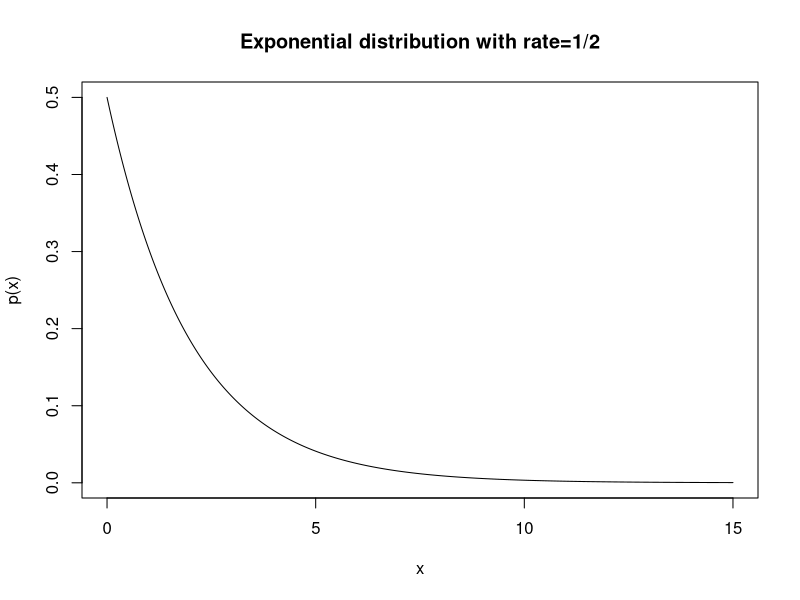
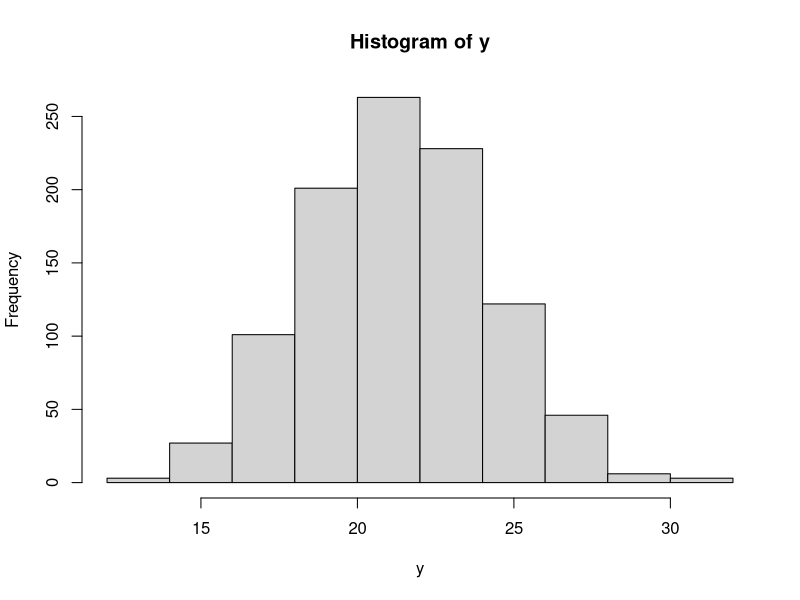
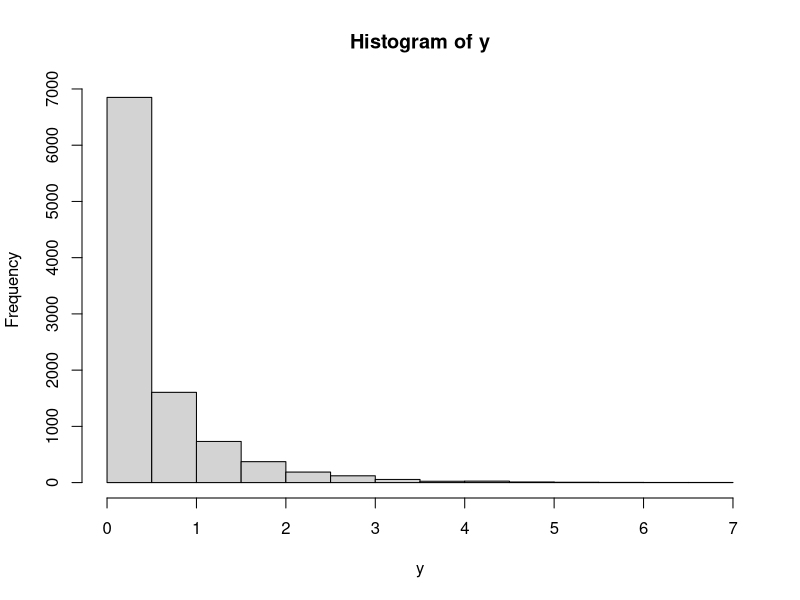
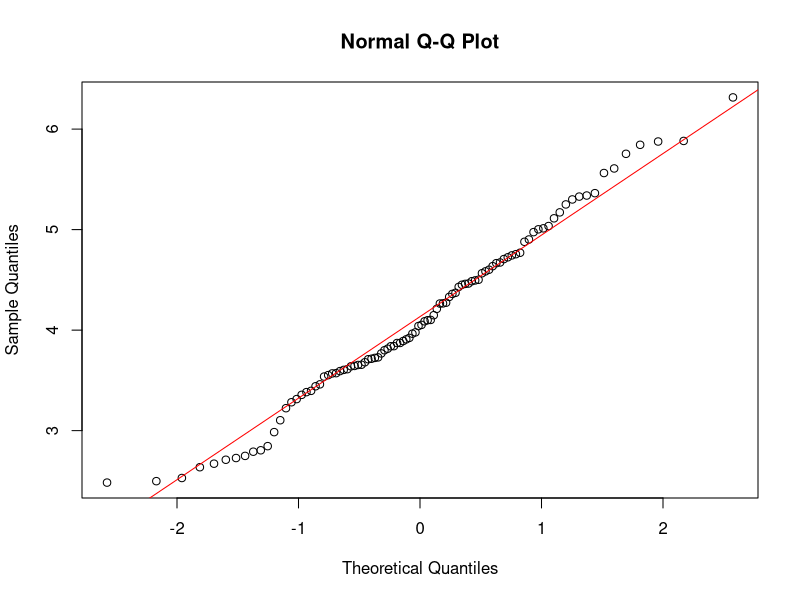
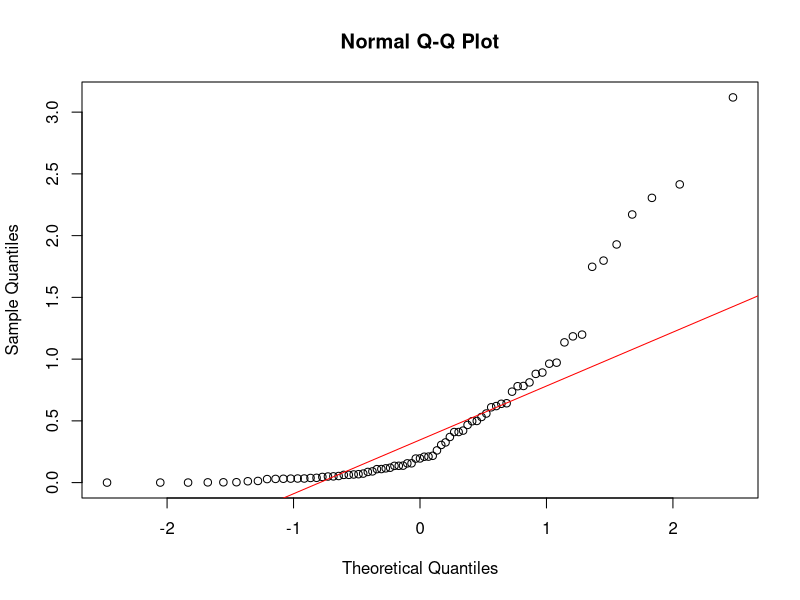

These figures' R source, in order:
## ---- chunk 1
knitr::opts_chunk$set(echo = TRUE)
## ---- chunk 2
x.seq <- seq(0,15,by=0.01) # creates a grid of x-values at which to evaluate p(x).
plot(x.seq, dexp(x.seq,rate=0.5),type='l',main='Exponential distribution with rate=1/2', xlab='x', ylab='p(x)')
## ---- chunk 3
qnorm(0.77,0,0.5)
## ---- chunk 4
pnorm(-0.35,0,0.5)
## ---- chunk 5
pnorm(17,10,3,lower.tail=FALSE)
## ---- chunk 6
pnorm(14,10,3) - pnorm(9,10,3)
## ---- chunk 7
pnorm(40,37,4.7,lower.tail=FALSE)
## ---- chunk 8
qnorm(.1, 37,4.7)
## ---- chunk 9
pnorm(39,37,4.7) - pnorm(33,37,4.7)
## ---- chunk 10
qnorm(0.95,37,4.7)
## ---- chunk 11
y <- rnorm(n=5, mean=-4, sd=0.8)
print(y)
## ---- chunk 12
y <- rnorm(n=1000,mean=21.4,sd=2.8)
hist(y)
## ---- chunk 13
mean(y)
sd(y)
## ---- chunk 14
# proportion of samples that are >25
mean(y > 25)

# true value using pnorm
pnorm(25, mean=21.4, sd=2.8, lower.tail=FALSE)
## ---- chunk 15
pnorm(25, 21.4, 2.8, lower.tail=FALSE)
## ---- chunk 16
y <- rgamma(5, shape=0.5, scale=1)
print(y)
## ---- chunk 17
# generate samples
y <- rgamma(10000, shape=0.5, scale=1)
hist(y)
## ---- chunk 18
# Approximation of P(1 < Y < 2)
# proportion of samples between 1 and 2
mean(y < 2 & y > 1)

## ---- chunk 19
y.samples <- rnorm(n=100, mean=4, sd=0.75)
qqnorm(y.samples)
qqline(y.samples,col='red')
## ---- chunk 20
y2.samples <- rgamma(n=75, shape=0.5, scale=1)
qqnorm(y2.samples)
qqline(y2.samples,col='red')
